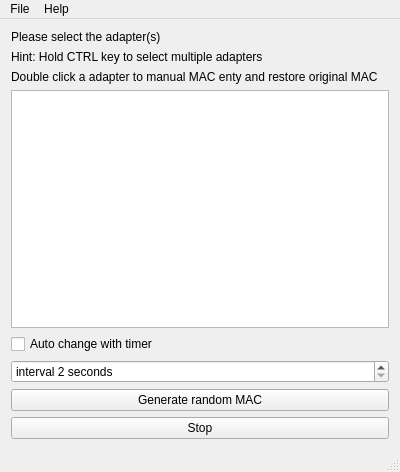
<?xml version="1.0" encoding="UTF-8"?>
<ui version="4.0">
 <class>MainWindow</class>
 <widget class="QMainWindow" name="MainWindow">
  <property name="geometry">
   <rect>
    <x>0</x>
    <y>0</y>
    <width>400</width>
    <height>472</height>
   </rect>
  </property>
  <property name="windowTitle">
   <string>RandomMAC</string>
  </property>
  <property name="windowIcon">
   <iconset resource="asset.qrc">
    <normaloff>:/images/icon.ico</normaloff>:/images/icon.ico</iconset>
  </property>
  <widget class="QWidget" name="centralWidget">
   <layout class="QGridLayout" name="gridLayout">
    <item row="7" column="0">
     <widget class="QPushButton" name="pushButton_2">
      <property name="text">
       <string>Stop</string>
      </property>
     </widget>
    </item>
    <item row="3" column="0">
     <widget class="QTreeView" name="treeView">
      <property name="editTriggers">
       <set>QAbstractItemView::NoEditTriggers</set>
      </property>
      <property name="alternatingRowColors">
       <bool>true</bool>
      </property>
      <property name="selectionMode">
       <enum>QAbstractItemView::ExtendedSelection</enum>
      </property>
      <property name="rootIsDecorated">
       <bool>false</bool>
      </property>
      <property name="allColumnsShowFocus">
       <bool>true</bool>
      </property>
     </widget>
    </item>
    <item row="4" column="0">
     <layout class="QHBoxLayout" name="horizontalLayout">
      <item>
       <widget class="QCheckBox" name="checkBox">
        <property name="text">
         <string>Auto change with timer</string>
        </property>
       </widget>
      </item>
     </layout>
    </item>
    <item row="1" column="0">
     <widget class="QLabel" name="label_2">
      <property name="text">
       <string>Hint: Hold CTRL key to select multiple adapters</string>
      </property>
     </widget>
    </item>
    <item row="6" column="0">
     <widget class="QPushButton" name="pushButton">
      <property name="text">
       <string>Generate random MAC</string>
      </property>
     </widget>
    </item>
    <item row="0" column="0">
     <widget class="QLabel" name="label">
      <property name="lineWidth">
       <number>1</number>
      </property>
      <property name="text">
       <string>Please select the adapter(s)</string>
      </property>
     </widget>
    </item>
    <item row="5" column="0">
     <widget class="QSpinBox" name="spinBox">
      <property name="suffix">
       <string> seconds</string>
      </property>
      <property name="prefix">
       <string>interval </string>
      </property>
      <property name="minimum">
       <number>2</number>
      </property>
      <property name="maximum">
       <number>3600</number>
      </property>
     </widget>
    </item>
    <item row="2" column="0">
     <widget class="QLabel" name="label_3">
      <property name="text">
       <string>Double click a adapter to manual MAC enty and restore original MAC</string>
      </property>
     </widget>
    </item>
   </layout>
  </widget>
  <widget class="QMenuBar" name="menuBar">
   <property name="geometry">
    <rect>
     <x>0</x>
     <y>0</y>
     <width>400</width>
     <height>21</height>
    </rect>
   </property>
   <widget class="QMenu" name="menuFile">
    <property name="title">
     <string>File</string>
    </property>
    <addaction name="actionDark_style"/>
    <addaction name="actionAuto_change_at_startup"/>
    <addaction name="actionStart_with_windows"/>
   </widget>
   <widget class="QMenu" name="menuHelp">
    <property name="title">
     <string>Help</string>
    </property>
    <addaction name="actionAbout"/>
   </widget>
   <addaction name="menuFile"/>
   <addaction name="menuHelp"/>
  </widget>
  <widget class="QStatusBar" name="statusBar"/>
  <action name="actionStart_with_windows">
   <property name="checkable">
    <bool>true</bool>
   </property>
   <property name="text">
    <string>Start with windows</string>
   </property>
  </action>
  <action name="actionDark_style">
   <property name="checkable">
    <bool>true</bool>
   </property>
   <property name="text">
    <string>Dark style</string>
   </property>
  </action>
  <action name="actionAbout">
   <property name="text">
    <string>About</string>
   </property>
  </action>
  <action name="actionAuto_change_at_startup">
   <property name="checkable">
    <bool>true</bool>
   </property>
   <property name="text">
    <string>Auto change at startup</string>
   </property>
  </action>
 </widget>
 <layoutdefault spacing="6" margin="11"/>
 <resources>
  <include location="asset.qrc"/>
 </resources>
 <connections>
  <connection>
   <sender>actionStart_with_windows</sender>
   <signal>toggled(bool)</signal>
   <receiver>MainWindow</receiver>
   <slot>setAnimated(bool)</slot>
   <hints>
    <hint type="sourcelabel">
     <x>-1</x>
     <y>-1</y>
    </hint>
    <hint type="destinationlabel">
     <x>199</x>
     <y>149</y>
    </hint>
   </hints>
  </connection>
 </connections>
</ui>
